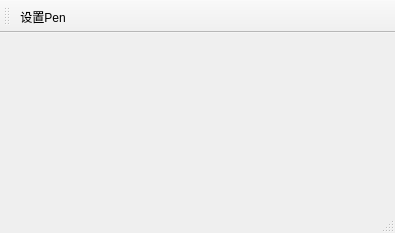
<?xml version="1.0" encoding="UTF-8"?>
<ui version="4.0">
 <class>MainWindow</class>
 <widget class="QMainWindow" name="MainWindow">
  <property name="geometry">
   <rect>
    <x>0</x>
    <y>0</y>
    <width>395</width>
    <height>233</height>
   </rect>
  </property>
  <property name="windowTitle">
   <string>MainWindow</string>
  </property>
  <widget class="QWidget" name="centralwidget"/>
  <widget class="QStatusBar" name="statusbar"/>
  <widget class="QToolBar" name="toolBar">
   <property name="windowTitle">
    <string>toolBar</string>
   </property>
   <attribute name="toolBarArea">
    <enum>TopToolBarArea</enum>
   </attribute>
   <attribute name="toolBarBreak">
    <bool>false</bool>
   </attribute>
   <addaction name="action_Pen"/>
  </widget>
  <action name="action_Pen">
   <property name="text">
    <string>设置Pen</string>
   </property>
   <property name="toolTip">
    <string>设置Pen</string>
   </property>
  </action>
 </widget>
 <resources/>
 <connections/>
</ui>
